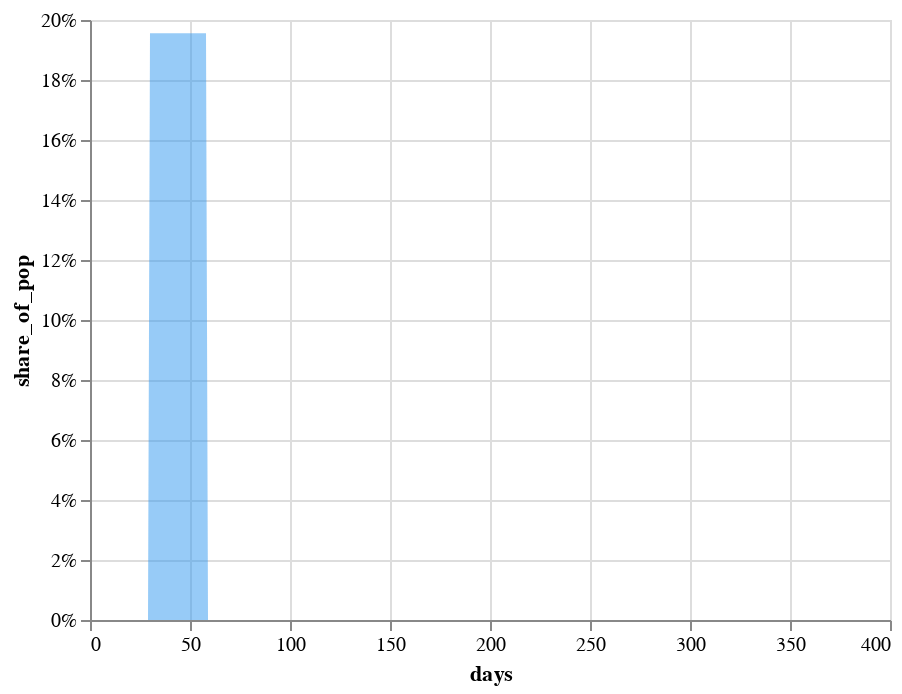

Source (notebook cell):
### Code cell
chart3=alt.Chart(longform[longform["variable"].isin([ "time_during_action"])]).mark_area(
    color=val1,opacity=0.5).encode(
    alt.X('days:Q'),
    alt.Y('share_of_pop:Q',axis=alt.Axis(format='%')),
    
    )


chart3

### Figure 1 — Vega-Lite specification as saved in the notebook (floating-point values rounded to 4 significant figures; data arrays with more than 128 entries replaced by an {"elided": "..."} marker saying what was removed)
{"config": {"view": {"continuousWidth": 400, "continuousHeight": 300}}, "data": {"name": "data-31257e3fa725f381bbf4e1ca879df56d"}, "mark": {"type": "area", "color": "#3098ef", "opacity": 0.5}, "encoding": {"x": {"type": "quantitative", "field": "days"}, "y": {"type": "quantitative", "axis": {"format": "%"}, "field": "share_of_pop"}}, "$schema": "https://vega.github.io/schema/vega-lite/v4.0.0.json", "datasets": {"data-31257e3fa725f381bbf4e1ca879df56d": {"elided": "365 records"}}}
